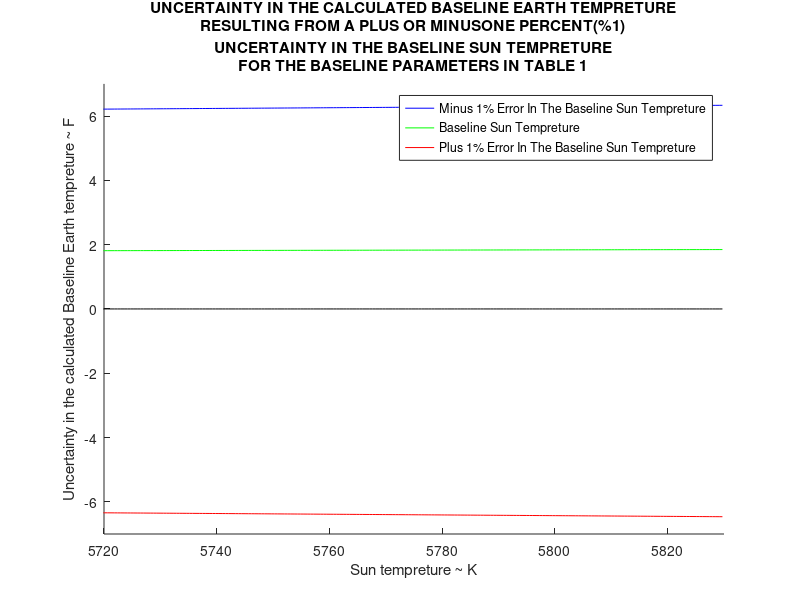

Source code (MATLAB):
Ts = linspace(5714.28,5829.72,200)';
dse = 1.5E8;
Ds = 1.394E6;
Ee = 0.826;
Es = 1;
ae = 0.94;
delta_Ts = Ts*0.01;
delta_dse = dse*0.01;
delta_Ds = Ds*0.01;
delta_Ee = Ee*0.01;
delta_Es = Es*0.01;
delta_ae = ae*0.01;

a = 1;
b = -1/4;
c = 2/4;
d = -1/4;
e = 1/4;
f = 1/4;
delta_Te = zeros(1,200);
x = [-0.01,0,0.01];
for j = 1:3
for i = 1:200;
Te = ((Ds^2*Es*ae*(Ts(i,:)+(x(1,j)*Ts(i,:)))^4)/(16*Ee*dse^2))^(1/4);
delta_Te(j,i) = (sqrt((a*(x(1,j)))^2+(b*(delta_dse/dse))^2+(c*(delta_Ds/Ds))^2+(d*(delta_Ee/Ee))^2+(e*(delta_Es/Es))^2+(f*(delta_ae/ae))^2))*Te;
end

end
delta_Tef = 1.8*delta_Te;

q = zeros(1,200);
hold on
plot(Ts,delta_Tef(1,:),'b')
plot(Ts,delta_Tef(2,:)./2,'g')
plot(Ts,-delta_Tef(3,:),'r')
plot(Ts,q,'k')
xlabel('Sun tempreture ~ K')
ylabel('Uncertainty in the calculated Baseline Earth tempreture ~ F')
title({'UNCERTAINTY IN THE CALCULATED BASELINE EARTH TEMPRETURE';'RESULTING FROM A PLUS OR MINUSONE PERCENT(%1)';'UNCERTAINTY IN THE BASELINE SUN TEMPRETURE';'FOR THE BASELINE PARAMETERS IN TABLE 1'})
legend('Minus 1% Error In The Baseline Sun Tempreture','Baseline Sun Tempreture','Plus 1% Error In The Baseline Sun Tempreture')

xlim([5720,5830])
ylim([-7,7])
hold off


